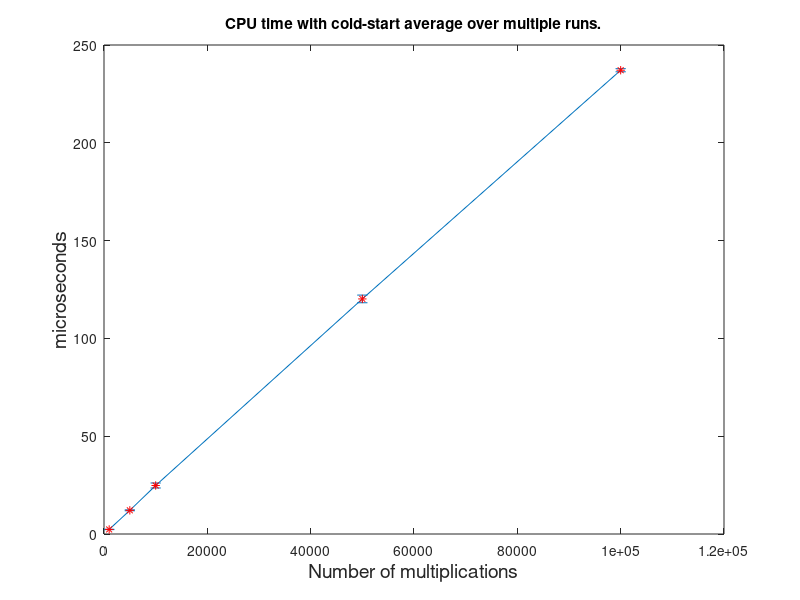

Write the MATLAB code that produced this figure. (Note: this script raises an error after producing the figure.)
clear all, close all

N = [1000, 5000, 10000, 50000, 100000];

% time in (s)
T = [0.00000224 , 0.00000246 ,  0.00000230 , 0.00000232
    0.00001199 , 0.00001214 ,  0.00001240 , 0.00001186
    0.00002359 , 0.00002426 ,  0.00002478 , 0.00002657
    0.00012287 , 0.00011941 ,  0.00012020 , 0.00011826
    0.00023717 , 0.00023820 ,  0.00023655 , 0.00023649];

% time transformed into microseconds
T = T*1e6;

err = std(T'); %error as standard deviation
m = mean(T');  %mean of each value
errorbar(N, m, err)
hold on
plot(N, m, '*r')
ylabel("microseconds", 'FontSize', 14)
xlabel("Number of multiplications", 'FontSize', 14)
title("CPU time with cold-start average over multiple runs.")


T = table(T, m', err');
T.Properties.RowNames = string(N');
T.Properties.VariableNames = {'CPUTime','Mean','Deviation'}